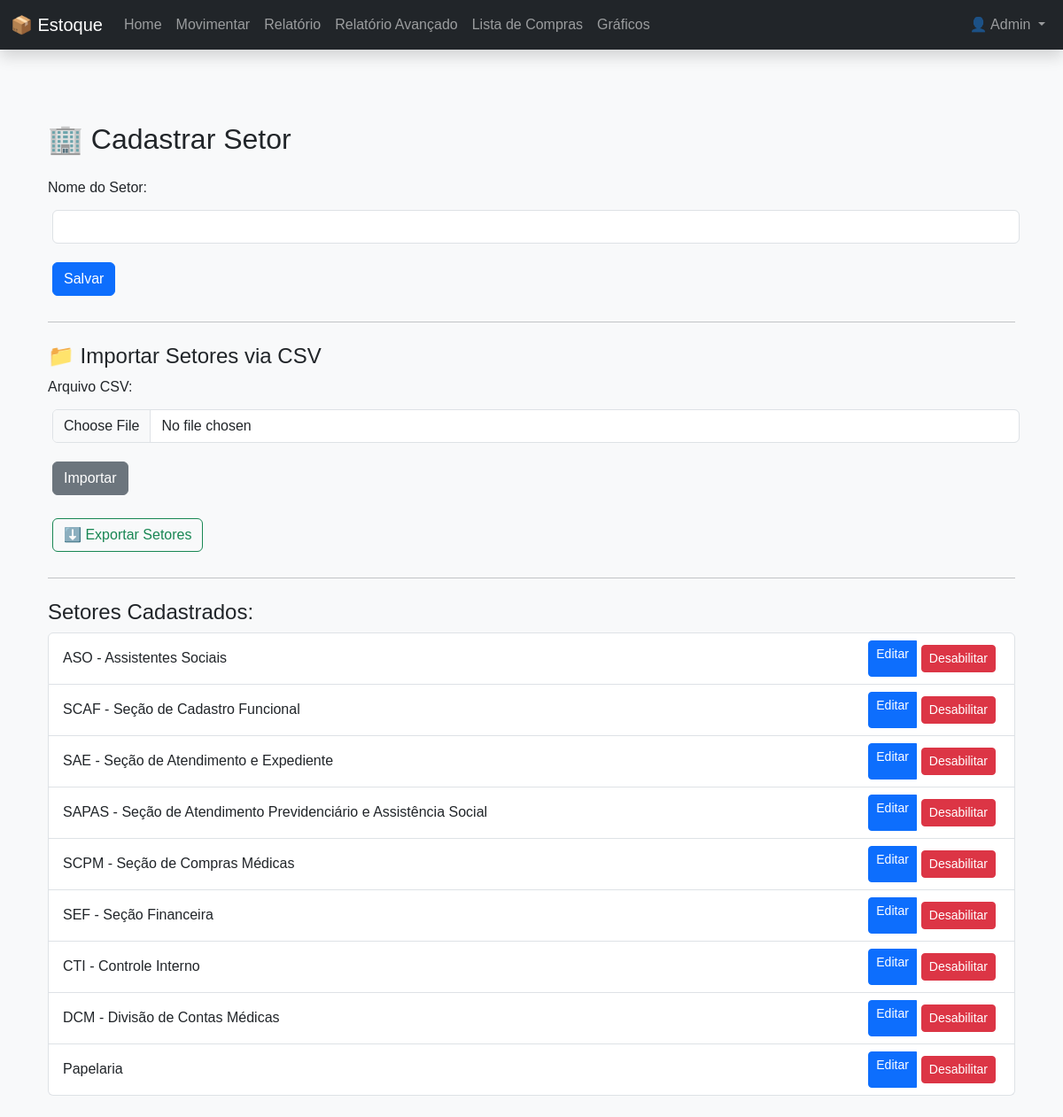
/cadastrar_setor (signed in), run on an earlier commit of the app's database.
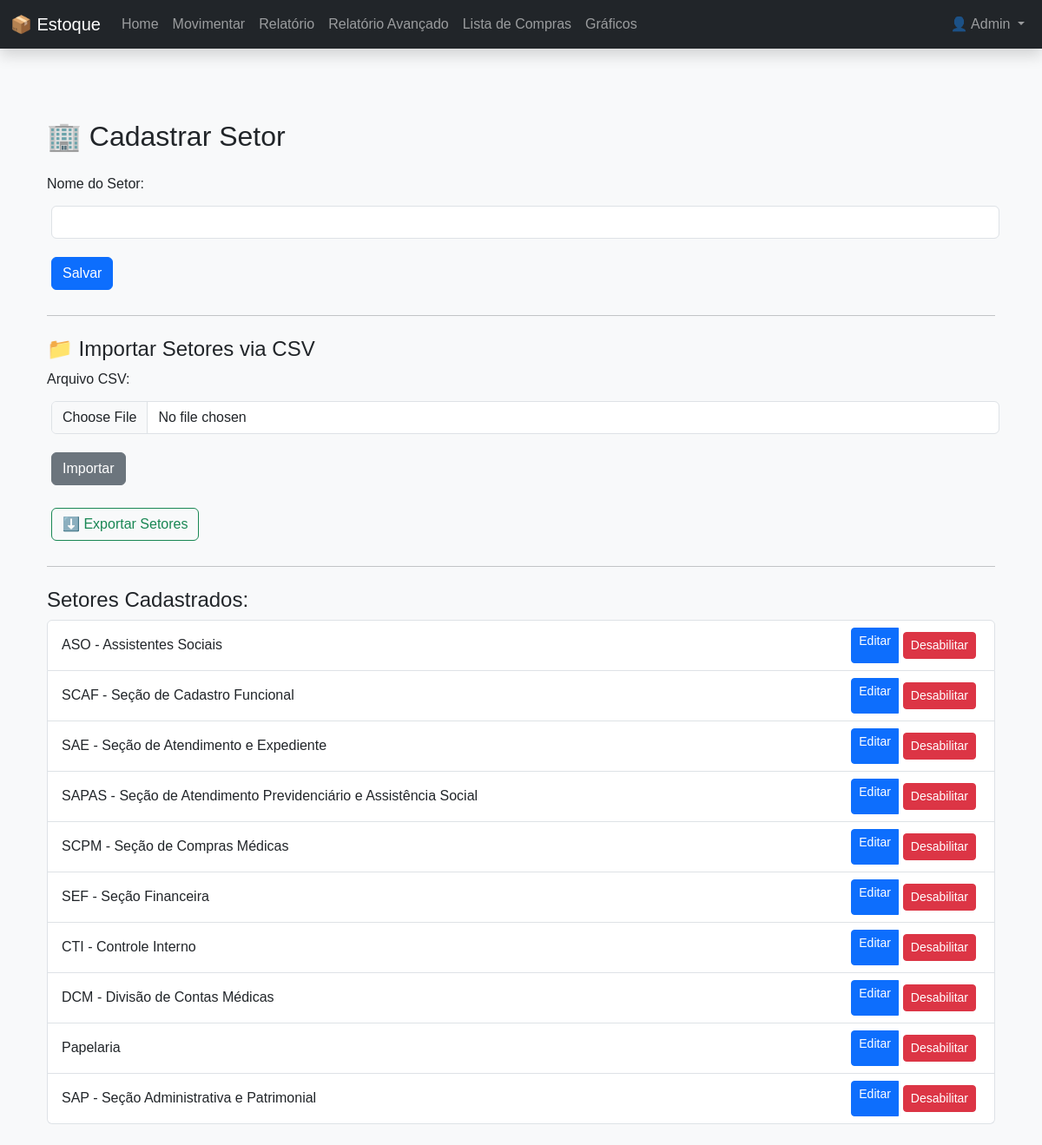
And on a later commit of the database.
### models.py (models this page shows, shortened)
class Usuario(db.Model, UserMixin):
    id = db.Column(db.Integer, primary_key=True)
    nome = db.Column(db.String(100), nullable=False)
    email = db.Column(db.String(100), unique=True, nullable=False)
    senha = db.Column(db.String(200), nullable=False)
    tipo = db.Column(db.String(20), nullable=False, default='usuario')
    @property
    def is_admin(self):
        return self.tipo == 'admin'

class Setor(db.Model):
    __tablename__ = 'setores'
    id = db.Column(db.Integer, primary_key=True)
    nome = db.Column(db.String(100), nullable=False)
    status = db.Column(db.Boolean, default=True, nullable=True)

### app.py (the view, shortened to what this page needs)
@app.route('/cadastrar_setor', methods=['GET', 'POST'])
@login_required
def cadastrar_setor():
    if not current_user.is_admin:
        flash('Acesso negado. Você não tem permissão para acessar esta página.', 'danger')
        return redirect(url_for('index'))
    setores = Setor.query.all()
    return render_template('cadastrar_setor.html', setores=setores)

### app.py (called while the page is built)
@login_manager.user_loader
def load_user(user_id):
    return Usuario.query.get(int(user_id))

### templates/cadastrar_setor.html (shortened to what this page needs)
{% extends 'base.html' %}
{% block content %}
  <div class="container mt-5">
    <h2 class="mb-4">🏢 Cadastrar Setor</h2>
    <form method="POST">
      <div class="mb-3">
        <label for="nome" class="form-label">Nome do Setor:</label>
        <input type="text" class="form-control" id="nome" name="nome" required>
      </div>
      <button type="submit" class="btn btn-primary">Salvar</button>
    </form>
    <hr class="my-4">
    <h4>📁 Importar Setores via CSV</h4>
    <form method="POST" action="{{ url_for('importar_csv_setores') }}" enctype="multipart/form-data">
      <div class="mb-3">
        <label for="arquivo_csv" class="form-label">Arquivo CSV:</label>
        <input type="file" class="form-control" id="arquivo_csv" name="arquivo_csv" accept=".csv" required>
      </div>
      <button type="submit" class="btn btn-secondary">Importar</button>
    </form>
    <form method="GET" action="{{ url_for('exportar_csv_setores') }}" class="mt-3">
      <button type="submit" class="btn btn-outline-success">⬇️ Exportar Setores</button>
    </form>
    <hr class="my-4">
    <h4>Setores Cadastrados:</h4>
    <ul class="list-group">
      {% for setor in setores %}
        {% if setor.status %}
          <li class="list-group-item d-flex justify-content-between align-items-center">
            {{ setor.nome }}
            <div class="btn-group">
              <a href="{{ url_for('editar_setor', id=setor.id) }}" class="btn btn-sm btn-primary">Editar</a>
              <form method="POST" action="{{ url_for('desabilitar_setor', id=setor.id) }}" onsubmit="return confirm('Tem certeza que deseja desabilitar este Setor? (Essa ação não pode ser desfeita)')">
                <button type="submit" class="btn btn-sm btn-danger">Desabilitar</button>
              </form>
            </div>
          </li>
        {% endif %}
      {% endfor %}
    </ul>
  </div>
{% endblock %}

### templates/base.html (shortened to what this page needs)
<!DOCTYPE html>
<html lang="pt-br">
<head>
  <link href="https://cdn.jsdelivr.net/npm/bootstrap@5.3.3/dist/css/bootstrap.min.css" rel="stylesheet">
  <link rel="stylesheet" href="{{ url_for('static', filename='css/style.css') }}">
</head>
<body class="bg-light">
  <nav class="navbar navbar-expand-lg navbar-dark bg-dark fixed-top shadow">
    <div class="container-fluid">
      <a class="navbar-brand" href="{{ url_for('index') }}">📦 Estoque</a>
      <div class="collapse navbar-collapse" id="navbarNav">
        <ul class="navbar-nav me-auto">
          <li class="nav-item">
            <a class="nav-link {% if request.endpoint == 'index' %}active{% endif %}" href="{{ url_for('index') }}">Home</a>
          </li>
          <li class="nav-item">
            <a class="nav-link {% if request.endpoint == 'movimentar' %}active{% endif %}" href="{{ url_for('movimentar') }}">Movimentar</a>
          </li>
          <li class="nav-item">
            <a class="nav-link {% if request.endpoint == 'relatorio' %}active{% endif %}" href="{{ url_for('relatorio') }}">Relatório</a>
          </li>
          <li class="nav-item">
            <a class="nav-link {% if request.endpoint == 'relatorio_avancado' %}active{% endif %}" href="{{ url_for('relatorio_avancado') }}">Relatório Avançado</a>
          </li>
          <li class="nav-item">
            <a class="nav-link {% if request.endpoint == 'lista_compras' %}active{% endif %}" href="{{ url_for('lista_compras') }}">Lista de Compras</a>
          </li>
          <li class="nav-item">
            <a class="nav-link {% if request.endpoint == 'graficos' %}active{% endif %}" href="{{ url_for('graficos') }}">Gráficos</a>
          </li>
        </ul>
        <ul class="navbar-nav ms-auto">
        {% if current_user.is_authenticated %}
          <li class="nav-item dropdown">
            <a class="nav-link dropdown-toggle" href="#" id="userDropdown" role="button" data-bs-toggle="dropdown" aria-expanded="false">
              👤 {{ current_user.nome }}
            </a>
          </li>
        {% else %}
          <li class="nav-item">
            <a class="nav-link text-success" href="{{ url_for('login') }}">Login</a>
          </li>
        {% endif %}
        </ul>
      </div>
    </div>
  </nav>
  <main class="container my-4">
    {% block content %}{% endblock %}
  </main>
</body>
</html>

### static/css/style.css (style rules this page uses)
body { font-family: Arial, sans-serif; margin: 20px; }
form input, form button { margin: 5px; }

### templates/base.html (style rules this page uses)
body { padding-top: 70px; }

What changed in the data, as far as the page shows it:
added Setor: nome "SAP - Seção Administrativa e Patrimonial"
